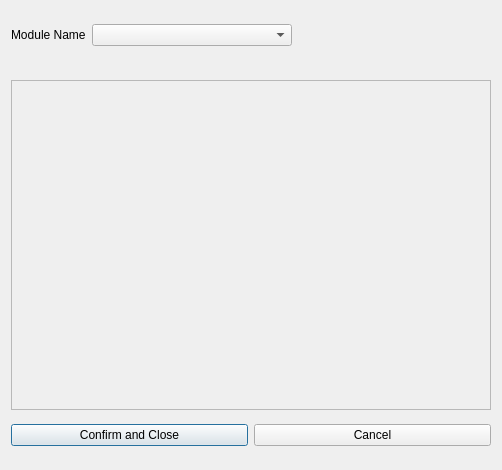
<?xml version="1.0" encoding="UTF-8"?>
<ui version="4.0">
 <class>SettingsForm</class>
 <widget class="QDialog" name="SettingsForm">
  <property name="windowModality">
   <enum>Qt::WindowModality::WindowModal</enum>
  </property>
  <property name="geometry">
   <rect>
    <x>0</x>
    <y>0</y>
    <width>502</width>
    <height>470</height>
   </rect>
  </property>
  <property name="sizePolicy">
   <sizepolicy hsizetype="Minimum" vsizetype="Minimum">
    <horstretch>0</horstretch>
    <verstretch>0</verstretch>
   </sizepolicy>
  </property>
  <property name="minimumSize">
   <size>
    <width>500</width>
    <height>470</height>
   </size>
  </property>
  <property name="maximumSize">
   <size>
    <width>502</width>
    <height>450</height>
   </size>
  </property>
  <property name="windowTitle">
   <string>Settings</string>
  </property>
  <layout class="QGridLayout" name="gridLayout">
   <item row="0" column="2">
    <spacer name="horizontalSpacer">
     <property name="orientation">
      <enum>Qt::Orientation::Horizontal</enum>
     </property>
     <property name="sizeHint" stdset="0">
      <size>
       <width>40</width>
       <height>20</height>
      </size>
     </property>
    </spacer>
   </item>
   <item row="1" column="0" colspan="3">
    <widget class="QFrame" name="toDisplay">
     <property name="sizePolicy">
      <sizepolicy hsizetype="Preferred" vsizetype="Minimum">
       <horstretch>0</horstretch>
       <verstretch>0</verstretch>
      </sizepolicy>
     </property>
     <property name="minimumSize">
      <size>
       <width>0</width>
       <height>330</height>
      </size>
     </property>
     <property name="maximumSize">
      <size>
       <width>16777215</width>
       <height>300</height>
      </size>
     </property>
     <property name="frameShape">
      <enum>QFrame::Shape::StyledPanel</enum>
     </property>
     <property name="frameShadow">
      <enum>QFrame::Shadow::Raised</enum>
     </property>
    </widget>
   </item>
   <item row="0" column="1">
    <widget class="QComboBox" name="ModuleComboBox">
     <property name="sizePolicy">
      <sizepolicy hsizetype="Minimum" vsizetype="Fixed">
       <horstretch>0</horstretch>
       <verstretch>0</verstretch>
      </sizepolicy>
     </property>
     <property name="minimumSize">
      <size>
       <width>200</width>
       <height>0</height>
      </size>
     </property>
     <item>
      <property name="text">
       <string/>
      </property>
     </item>
     <item>
      <property name="text">
       <string>Baseline</string>
      </property>
     </item>
     <item>
      <property name="text">
       <string>RPeaks</string>
      </property>
     </item>
    </widget>
   </item>
   <item row="0" column="0">
    <widget class="QLabel" name="label">
     <property name="text">
      <string>Module Name</string>
     </property>
    </widget>
   </item>
   <item row="3" column="0" colspan="3">
    <layout class="QHBoxLayout" name="horizontalLayout">
     <item>
      <widget class="QPushButton" name="btnSave">
       <property name="text">
        <string>Confirm and Close</string>
       </property>
      </widget>
     </item>
     <item>
      <widget class="QPushButton" name="btnCancel">
       <property name="text">
        <string>Cancel</string>
       </property>
      </widget>
     </item>
    </layout>
   </item>
   <item row="2" column="0">
    <spacer name="verticalSpacer">
     <property name="orientation">
      <enum>Qt::Orientation::Vertical</enum>
     </property>
     <property name="sizeType">
      <enum>QSizePolicy::Policy::Fixed</enum>
     </property>
     <property name="sizeHint" stdset="0">
      <size>
       <width>20</width>
       <height>10</height>
      </size>
     </property>
    </spacer>
   </item>
  </layout>
 </widget>
 <resources/>
 <connections/>
</ui>
